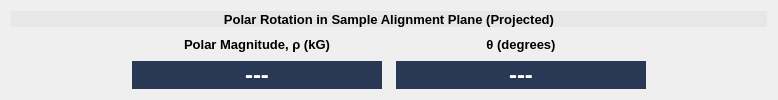
     <widget class="QFrame" name="polarFieldFrame">
      <property name="minimumSize">
       <size>
        <width>0</width>
        <height>100</height>
       </size>
      </property>
      <property name="font">
       <font>
        <pointsize>9</pointsize>
       </font>
      </property>
      <property name="frameShape">
       <enum>QFrame::NoFrame</enum>
      </property>
      <property name="frameShadow">
       <enum>QFrame::Plain</enum>
      </property>
      <property name="lineWidth">
       <number>0</number>
      </property>
      <layout class="QGridLayout" name="gridLayout" columnstretch="1,0,1,1,1">
       <property name="horizontalSpacing">
        <number>14</number>
       </property>
       <property name="verticalSpacing">
        <number>7</number>
       </property>
       <item row="0" column="0" colspan="5">
        <widget class="QLabel" name="polarFieldLabel">
         <property name="font">
          <font>
           <pointsize>10</pointsize>
           <bold>true</bold>
          </font>
         </property>
         <property name="autoFillBackground">
          <bool>false</bool>
         </property>
         <property name="styleSheet">
          <string notr="true">background-color: rgb(230,231,232);</string>
         </property>
         <property name="frameShape">
          <enum>QFrame::NoFrame</enum>
         </property>
         <property name="text">
          <string>Polar Rotation in Sample Alignment Plane (Projected)</string>
         </property>
         <property name="alignment">
          <set>Qt::AlignCenter</set>
         </property>
         <property name="wordWrap">
          <bool>true</bool>
         </property>
         <property name="margin">
          <number>6</number>
         </property>
        </widget>
       </item>
       <item row="1" column="3">
        <widget class="QLabel" name="polarThetaLabel">
         <property name="font">
          <font>
           <pointsize>10</pointsize>
           <bold>true</bold>
          </font>
         </property>
         <property name="text">
          <string>θ (degrees)</string>
         </property>
         <property name="alignment">
          <set>Qt::AlignCenter</set>
         </property>
         <property name="wordWrap">
          <bool>true</bool>
         </property>
         <property name="margin">
          <number>0</number>
         </property>
        </widget>
       </item>
       <item row="1" column="4">
        <spacer name="polarSpacer2_2">
         <property name="orientation">
          <enum>Qt::Horizontal</enum>
         </property>
         <property name="sizeHint" stdset="0">
          <size>
           <width>107</width>
           <height>20</height>
          </size>
         </property>
        </spacer>
       </item>
       <item row="2" column="0">
        <spacer name="polarSpacer1">
         <property name="orientation">
          <enum>Qt::Horizontal</enum>
         </property>
         <property name="sizeHint" stdset="0">
          <size>
           <width>107</width>
           <height>20</height>
          </size>
         </property>
        </spacer>
       </item>
       <item row="2" column="1" colspan="2">
        <widget class="QLabel" name="polarMagnitudeValue">
         <property name="minimumSize">
          <size>
           <width>250</width>
           <height>0</height>
          </size>
         </property>
         <property name="maximumSize">
          <size>
           <width>16777215</width>
           <height>16777215</height>
          </size>
         </property>
         <property name="font">
          <font>
           <pointsize>18</pointsize>
           <bold>true</bold>
           <stylestrategy>PreferAntialias</stylestrategy>
          </font>
         </property>
         <property name="cursor">
          <cursorShape>IBeamCursor</cursorShape>
         </property>
         <property name="styleSheet">
          <string notr="true">background-color: rgb(41,57,85);
color: rgb(255, 255, 255);</string>
         </property>
         <property name="frameShape">
          <enum>QFrame::NoFrame</enum>
         </property>
         <property name="frameShadow">
          <enum>QFrame::Plain</enum>
         </property>
         <property name="text">
          <string>---</string>
         </property>
         <property name="scaledContents">
          <bool>false</bool>
         </property>
         <property name="alignment">
          <set>Qt::AlignCenter</set>
         </property>
         <property name="margin">
          <number>0</number>
         </property>
        </widget>
       </item>
       <item row="2" column="3">
        <widget class="QLabel" name="polarThetaValue">
         <property name="minimumSize">
          <size>
           <width>250</width>
           <height>0</height>
          </size>
         </property>
         <property name="font">
          <font>
           <pointsize>18</pointsize>
           <bold>true</bold>
           <stylestrategy>PreferAntialias</stylestrategy>
          </font>
         </property>
         <property name="cursor">
          <cursorShape>IBeamCursor</cursorShape>
         </property>
         <property name="styleSheet">
          <string notr="true">background-color: rgb(41,57,85);
color: rgb(255, 255, 255);</string>
         </property>
         <property name="frameShape">
          <enum>QFrame::NoFrame</enum>
         </property>
         <property name="frameShadow">
          <enum>QFrame::Plain</enum>
         </property>
         <property name="text">
          <string>---</string>
         </property>
         <property name="scaledContents">
          <bool>false</bool>
         </property>
         <property name="alignment">
          <set>Qt::AlignCenter</set>
         </property>
         <property name="margin">
          <number>0</number>
         </property>
        </widget>
       </item>
       <item row="2" column="4">
        <spacer name="polarSpacer2">
         <property name="orientation">
          <enum>Qt::Horizontal</enum>
         </property>
         <property name="sizeHint" stdset="0">
          <size>
           <width>107</width>
           <height>20</height>
          </size>
         </property>
        </spacer>
       </item>
       <item row="1" column="0">
        <spacer name="polarSpacer1_2">
         <property name="orientation">
          <enum>Qt::Horizontal</enum>
         </property>
         <property name="sizeHint" stdset="0">
          <size>
           <width>107</width>
           <height>20</height>
          </size>
         </property>
        </spacer>
       </item>
       <item row="1" column="1" colspan="2">
        <widget class="QLabel" name="polarMagnitudeLabel">
         <property name="font">
          <font>
           <pointsize>10</pointsize>
           <bold>true</bold>
          </font>
         </property>
         <property name="text">
          <string>Polar Magnitude, ρ (kG)</string>
         </property>
         <property name="alignment">
          <set>Qt::AlignCenter</set>
         </property>
         <property name="wordWrap">
          <bool>true</bool>
         </property>
         <property name="margin">
          <number>0</number>
         </property>
        </widget>
       </item>
      </layout>
     </widget>
